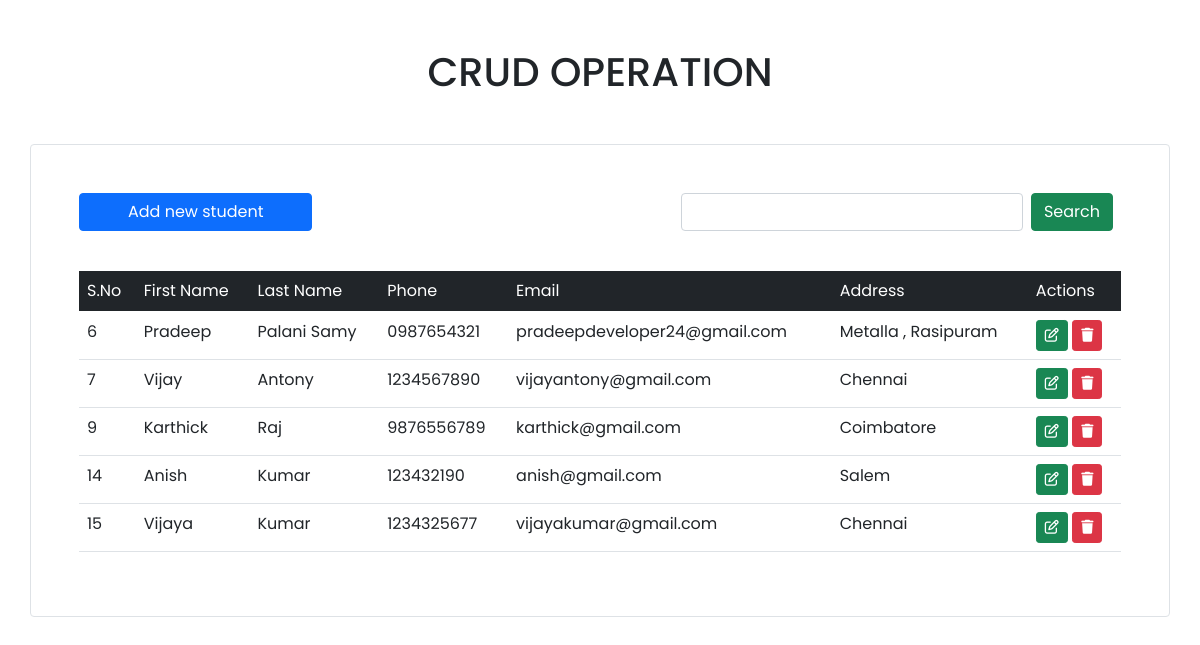
The page / on the database its author committed.
### crudapp/models.py (models this page shows, shortened)
class Student(models.Model):
    first_name = models.CharField(max_length=30,null=False,blank=False,verbose_name="First Name")
    last_name = models.CharField(max_length=30,null=False,blank=False,verbose_name="Last name")
    phone = models.CharField(max_length=10,null=False,blank=False,verbose_name="Phone Number")
    email = models.EmailField(max_length=277,null=False,blank=False,verbose_name="Email Address")
    address = models.TextField(max_length=100,verbose_name="Address")

### crudapp/views.py (the view, shortened to what this page needs)
# urls.py: path("",views.index,name="index"),
def index(request):
    students = Student.objects.all()
    return render(request,"index.html",{"students": students})

### crudapp/templates/index.html (shortened to what this page needs)
<!doctype html>
<html lang="en">
  <head>
    <link href="https://cdn.jsdelivr.net/npm/bootstrap@5.0.2/dist/css/bootstrap.min.css" rel="stylesheet">
    <link rel="stylesheet" href="https://cdnjs.cloudflare.com/ajax/libs/font-awesome/6.6.0/css/all.min.css" />
  </head>
  <body>
    <center><h1 class="my-5">CRUD OPERATION</h1></center>
    <div class="container mt-5 p-5 border rounded">
        <div class="d-flex justify-content-between align-items-center">
            <a href="" data-bs-toggle="modal" data-bs-target="#addStudentModal" class="btn btn-primary px-5 py-2btn-sm">Add new student</a>
            <div>
                <form action="" method="post" class="d-flex">
                    <input type="search" name="search" class="form-control">
                    <button class="btn btn-success mx-2">Search</button>
                </form>
            </div>
        </div>
        <br>
        <table class="table mt-3">
            <thead class="table-dark">
                    <td>S.No</td>
                    <td>First Name</td>
                    <td>Last Name</td>
                    <td>Phone</td>
                    <td>Email</td>
                    <td>Address</td>
                    <td>Actions</td>
            </thead>
            <tbody>
               {% for student in students%}
               <tr>
                <td>{{student.id}}</td>
                <td>{{student.first_name}}</td>
                <td>{{student.last_name}}</td>
                <td>{{student.phone}}</td>
                <td>{{student.email}}</td>
                <td>{{student.address}}</td>
                <td>
                    <a href="" data-bs-toggle="modal" data-bs-target="#updateStudentModal_{{student.id}}" class="btn btn-success btn-sm"><i class="fa-regular fa-pen-to-square"></i></a>
                    <a href="" data-bs-toggle="modal" data-bs-target="#deleteStudentModal_{{student.id}}" class="btn btn-danger btn-sm"><i class="fa-solid fa-trash"></i></a>
                </td>
               </tr>
            {%endfor%}
            </tbody>
          </table>
    </div>
  </body>
</html>

### crudapp/templates/index.html (style rules this page uses)
* { font-family: "Poppins", sans-serif; }

### rows shown on the page
Student: id "6", first_name "Pradeep", last_name "Palani Samy", phone "0987654321", email "pradeepdeveloper24@gmail.com", address "Metalla , Rasipuram"
Student: id "7", first_name "Vijay", last_name "Antony", phone "1234567890", email "vijayantony@gmail.com", address "Chennai"
Student: id "9", first_name "Karthick", last_name "Raj", phone "9876556789", email "karthick@gmail.com", address "Coimbatore"
Student: id "14", first_name "Anish", last_name "Kumar", phone "123432190", email "anish@gmail.com", address "Salem"
Student: id "15", first_name "Vijaya", last_name "Kumar", phone "1234325677", email "vijayakumar@gmail.com", address "Chennai"
